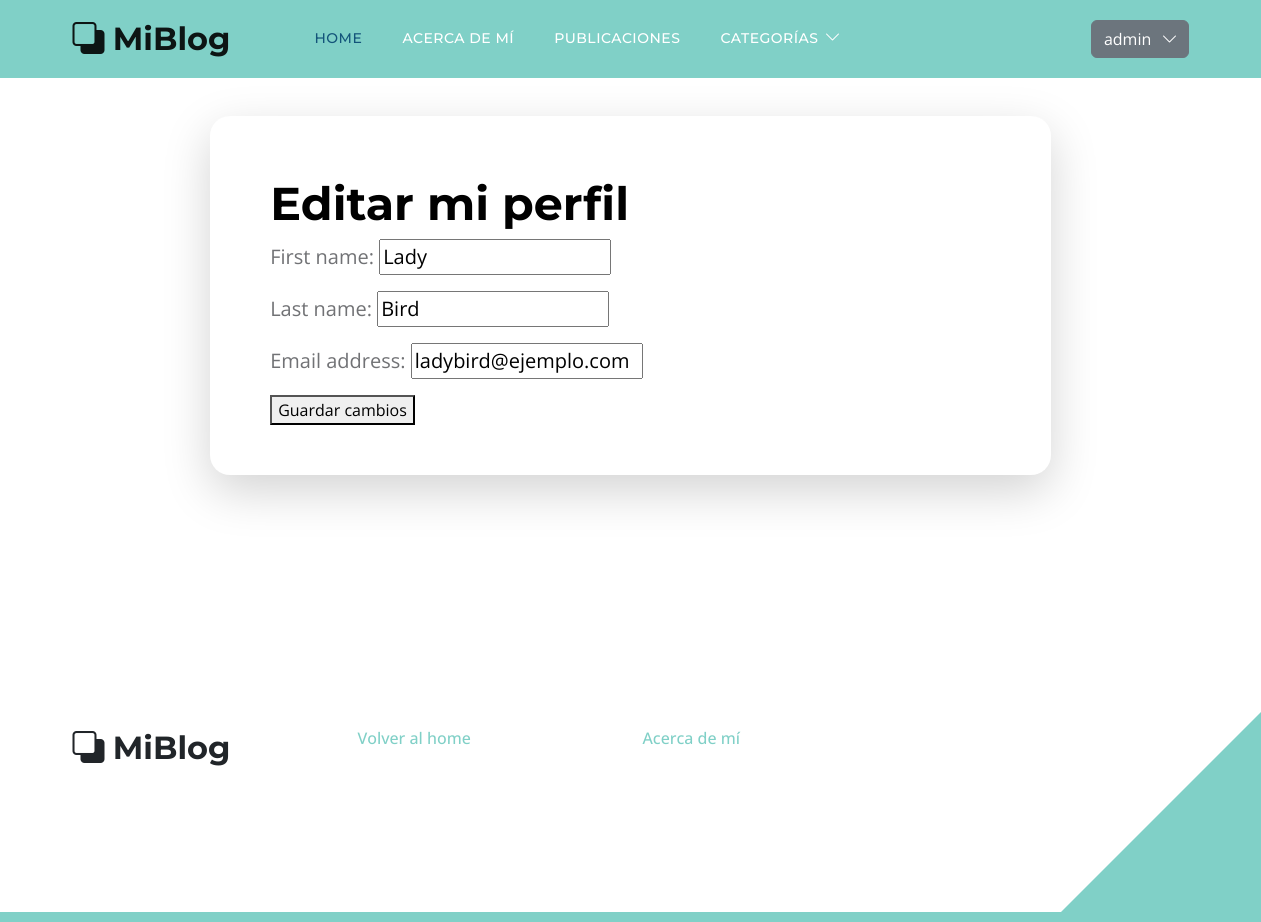
Screenshot of /perfiles/editar/7/ (signed in) with the database file from the repository.
### perfiles/models.py (models this page shows)
class Usuario(AbstractUser):
    def __str__(self):
        return f"{self.username}"

### perfiles/views.py (the view, shortened to what this page needs)
# urls.py: path('editar/<int:pk>/', views.UserUpdateView.as_view(), name='editar_usuario'),
class UserUpdateView(LoginRequiredMixin, UpdateView):
    model = Usuario
    fields = ['first_name', 'last_name', 'email']
    template_name = 'perfiles/usuario_form.html'

### perfiles/templates/perfiles/usuario_form.html (shortened to what this page needs)
{% extends 'base.html' %}
{% block contenido %}
<div class="col-lg-8 col-12 mt-3 mx-auto">
    <div class="custom-block custom-block-topics-listing bg-white shadow-lg mb-5">
        <div class="d-flex">
            <div class="custom-block-topics-listing-info d-flex">
                <div>
                    <h2>Editar mi perfil</h2>
                    <form method="post">
                        {{ form.as_p }}
                        <button type="submit">Guardar cambios</button>
                    </form>
                </div>
            </div>
        </div>
    </div>
</div>
{% endblock contenido %}

### template_base/base.html (shortened to what this page needs)
{% load static %}
<!doctype html>
<html lang="en">
    <head>
        <link href="{% static 'css/bootstrap.min.css' %}" rel="stylesheet">
        <link href="{% static 'css/bootstrap-icons.css' %}" rel="stylesheet">
        <link href="{% static 'css/templatemo-topic-listing.css' %}" rel="stylesheet">
    </head>
    <body id="top">
        <main>
            <nav class="navbar navbar-expand-lg" style="background-color: #80d0c7;">
                <div class="container">
                    <a class="navbar-brand">
                        <i class="bi-back"></i>
                        <span>MiBlog</span>
                    </a>
                    <div class="collapse navbar-collapse" id="navbarNav">
                        <ul class="navbar-nav ms-lg-5 me-lg-auto">
                            <li class="nav-item">
                                <a class="nav-link click-scroll" href="{% url 'blog:home' %}">Home</a>
                            </li>
                            <li class="nav-item">
                                <a class="nav-link" href="{% url 'blog:about' %}">Acerca de mí</a>
                            </li>
                            <li class="nav-item">
                                <a class="nav-link" href="{% url 'blog:pages' %}">Publicaciones</a>
                            </li>
                            <li class="nav-item dropdown">
                                <a class="nav-link dropdown-toggle" href="#" id="navbarLightDropdownMenuLink" role="button" data-bs-toggle="dropdown" aria-expanded="false">Categorías</a>
                            </li>
                        </ul>
                        <div class="d-none d-lg-block">
                            {% if user.is_authenticated %}
                                <div class="dropdown show">
                                    <a class="btn btn-secondary dropdown-toggle" role="button" id="dropdownMenuLink" data-toggle="dropdown" aria-haspopup="true" aria-expanded="false">
                                    {{ user.username }}
                                    </a>
                                </div>
                            {% else %}
                                <a class="btn btn-outline-light ms-2" href="{% url 'perfiles:login' %}" role="button">Iniciar sesión</a>
                            {% endif %}
                        </div>
                    </div>
                </div>
            </nav>
        </main>
            <section class="explore-section section-padding">
                {% block contenido %} {% endblock contenido %}
            </section>
<footer class="site-footer section-padding">
            <div class="container">
                <div class="row">
                    <div class="col-lg-3 col-12 mb-4 pb-2">
                        <a class="navbar-brand mb-2">
                            <i class="bi-back"></i>
                            <span>MiBlog</span>
                        </a>
                    </div>
                    <div class="col-lg-3 col-md-4 col-6">
                        <ul class="site-footer-links">
                            <li class="site-footer-link-item">
                                <a href="{% url 'blog:home' %}" class="site-footer-link">Volver al home</a>
                            </li>
                        </ul>
                    </div>
                    <div class="col-lg-3 col-md-4 col-6 mb-4 mb-lg-0">
                        <ul class="site-footer-links">
                            <li class="site-footer-link-item">
                                <a href="{% url 'blog:about' %}" class="site-footer-link">Acerca de mí</a>
                            </li>
                        </ul>
                    </div>
                </div>
            </div>
</footer>
    </body>
</html>

### static/css/templatemo-topic-listing.css (style rules this page uses)
:root { --white-color: #ffffff; --primary-color: #13547a; --secondary-color: #80d0c7; --section-bg-color: #f0f8ff; --custom-btn-bg-color: #80d0c7; --custom-btn-bg-hover-color: #13547a; --dark-color: #000000; --p-color: #717275; --border-color: #7fffd4; --link-hover-color: #13547a; --body-font-family: 'Open Sans', sans-serif; --title-font-family: 'Montserrat', sans-serif; --h1-font-size: 58px; --h2-font-size: 46px; --h3-font-size: 32px; --h4-font-size: 28px; --h5-font-size: 24px; --h6-font-size: 22px; --p-font-size: 20px; --menu-font-size: 14px; --btn-font-size: 18px; --copyright-font-size: 16px; --border-radius-large: 100px; --border-radius-medium: 20px; --border-radius-small: 10px; --font-weight-normal: 400; --font-weight-medium: 500; --font-weight-semibold: 600; --font-weight-bold: 700; }
body { background-color: var(--white-color); font-family: var(--body-font-family); }
h2, h3, h4, h5, h6 { color: var(--dark-color); }
h1, h2, h3, h4, h5, h6 { font-family: var(--title-font-family); font-weight: var(--font-weight-semibold); }
h2 { font-size: var(--h2-font-size); font-weight: var(--font-weight-bold); }
p { color: var(--p-color); font-size: var(--p-font-size); font-weight: var(--font-weight-normal); }
ul li { color: var(--p-color); font-size: var(--p-font-size); font-weight: var(--font-weight-normal); }
a, button { touch-action: manipulation; transition: all 0.3s; }
a { display: inline-block; color: var(--primary-color); text-decoration: none; }
.section-padding { padding-top: 100px; padding-bottom: 100px; }
.navbar { background: transparent; border-bottom: 1px solid rgba(128, 208, 199, 0.35); z-index: 9; }
.navbar-brand, .navbar-brand:hover { font-size: var(--h3-font-size); font-weight: var(--font-weight-bold); display: block; }
.navbar-brand span { font-family: var(--title-font-family); }
.navbar-expand-lg .navbar-nav .nav-link { border-radius: var(--border-radius-large); margin: 10px; padding: 10px; }
.navbar-nav .nav-link { display: inline-block; color: var(--white-color); font-family: var(--title-font-family); font-size: var(--menu-font-size); font-weight: var(--font-weight-medium); text-transform: uppercase; letter-spacing: 0.5px; position: relative; padding-top: 15px; padding-bottom: 15px; }
.navbar-nav .nav-link.active, .navbar-nav .nav-link:hover { color: var(--primary-color); }
.navbar .dropdown-toggle::after { content: "\f282"; display: inline-block; font-family: bootstrap-icons !important; font-size: var(--copyright-font-size); font-style: normal; font-weight: normal !important; font-variant: normal; text-transform: none; line-height: 1; vertical-align: -.125em; -webkit-font-smoothing: antialiased; -moz-osx-font-smoothing: grayscale; position: relative; left: 2px; border: 0; }
.custom-block { border-radius: var(--border-radius-medium); position: relative; overflow: hidden; padding: 30px; transition: all 0.3s ease; height: 100%; }
.custom-block-topics-listing-info { margin: 30px 20px 20px 30px; }
.custom-block-topics-listing { height: inherit; }
.site-footer { border-bottom: 10px solid var(--secondary-color); position: relative; }
.site-footer::after { content: ""; position: absolute; bottom: 0; right: 0; width: 0; height: 0; border-style: solid; border-width: 0 0 200px 200px; border-color: transparent transparent var(--secondary-color) transparent; pointer-events: none; }
.site-footer-links { padding-left: 0; }
.site-footer-link-item { display: block; list-style: none; line-height: normal; }
.site-footer-link { color: var(--secondary-color); font-size: var(--copyright-font-size); font-weight: var(--font-weight-medium); line-height: normal; }

### rows the page displays
Usuario: username "admin"
Usuario: first_name "Lady", last_name "Bird", email "ladybird@ejemplo.com"
